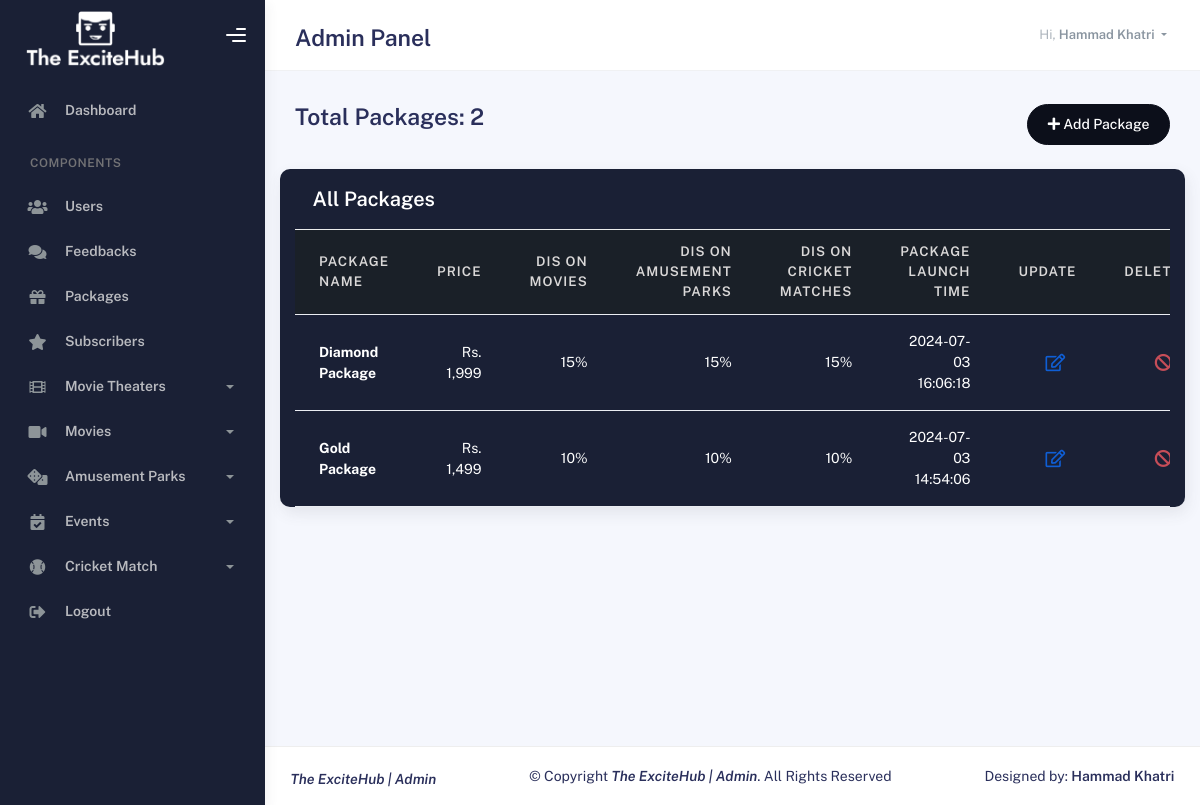
Screenshot of /admin/allpackages.php (signed in) with the database file from the repository.
### tables this page shows
CREATE TABLE `packages` (
  `id` int(11) NOT NULL,
  `pname` varchar(30) NOT NULL,
  `price` varchar(30) NOT NULL,
  `dis_movie` varchar(30) NOT NULL,
  `dis_amusement` varchar(30) NOT NULL,
  `dis_cricket` varchar(30) NOT NULL,
  `plaunch_time` datetime NOT NULL DEFAULT current_timestamp()
);

### admin/allpackages.php (the view, shortened to what this page needs)
<!DOCTYPE html>
<html lang="en">
  <head>
    <link rel="stylesheet" href="assets/css/bootstrap.min.css" />
    <link rel="stylesheet" href="assets/css/plugins.min.css" />
    <link rel="stylesheet" href="assets/css/kaiadmin.min.css" />
    <link rel="stylesheet" href="assets/css/demo.css" />
    <link rel="stylesheet" href="assets/css/style.css">
  </head>
  <body>
<div class="wrapper">
      <?php
	  include '_dbconnection.php';
      include "_nav.php";
      ?>
        <div class="container">
          <div class="page-inner">
            <div
              class="d-flex align-items-left align-items-md-center flex-column flex-md-row pt-2 pb-4"
            >
            <?php
                      $sql="SELECT * FROM `packages`";
                      $result=mysqli_query($conn,$sql);
                      $row=mysqli_num_rows($result);
                      ?>
              <div>
                <h3 class="fw-bold mb-3">Total Packages: <?php echo  $row; ?></h3>
              </div>
              <div class="ms-md-auto py-2 py-md-0">
                <a href="add_package.php" class="btn btn-success btn-round"><i class="fas fa-plus"></i> Add Package</a>
              </div>
            </div>
            <div class="row ">
                <div class="card card-round">
                  <div class="card-header">
                    <div class="card-head-row card-tools-still-right">
                      <div class="card-title">All Packages</div>
                    </div>
                  </div>
                  <div class="card-body p-0">
                    <div class="table-responsive">
                      <table class="table align-items-center mb-0">
                        <thead>
                          <tr>
                            <th scope="col">Package Name</th>
                            <th scope="col" class="text-end">Price</th>
                            <th scope="col" class="text-end">Dis on movies</th>
                            <th scope="col" class="text-end">Dis on Amusement Parks</th>
                            <th scope="col" class="text-end">Dis on Cricket Matches</th>
                            <th scope="col" class="text-end">Package launch time</th>
                            <th scope="col" class="text-end">Update</th>
                            <th scope="col" class="text-end">Delete</th>
                          </tr>
                        </thead>
                        <tbody>
                        <?php
                       $sql = "SELECT * FROM `packages` ORDER BY `id` DESC";
                       $result = mysqli_query($conn, $sql);
                       while($row=mysqli_fetch_assoc($result)){
                       ?>
                          <tr>
                            <th scope="row">
                              <?php  echo $row['pname']; ?>
                            </th>
                            <td class="text-end">Rs. <?php echo $row['price']; ?></td>
                            <td class="text-end"><?php echo $row['dis_movie']; ?>%</td>
                            <td class="text-end"><?php echo $row['dis_amusement']; ?>%</td>
                            <td class="text-end"><?php echo $row['dis_cricket']; ?>%</td>
                            <td class="text-end"><?php echo $row['plaunch_time']; ?></td>
                            <td class="text-end">
                            <a href="update_package.php?id=<?php echo $row['id']; ?>" class="btn btn-icon btn-link op-8 me-1">
                            <i class="far fa-edit"></i>
                            </a>
                            </td>
                            <td class="text-end">
                            <button class="btn btn-icon btn-link btn-danger op-8" data-id="<?php echo $row['id']; ?>" data-bs-toggle="modal" data-bs-target="#exampleModal">
                                <i class="fas fa-ban"></i>
                            </button>
                            </td>
                          </tr>
                            <?php
                       }
                            ?>
                        </tbody>
                      </table>
                    </div>
                  </div>
                </div>
          </div>
        </div>
      </div>
        <?php
        include '_footer.php';
        ?>
    </div>
  </body>
</html>

### admin/assets/css/style.css (style rules this page uses)
.card-round { background: #1a2035!important; }
.card-title { color: #ffff!important; }
.card { background: #1a2035!important; }
.table>tbody>tr>td, .table>tbody>tr>th { background: #1a2035!important; color: #ffff!important; }
.table>thead>tr>th { background: #1a2028!important; color: #dad8d8!important; }
.btn-success { background: #0c0f1a!important; border-color: #0c0f1a!important; color: #ffff!important; }

### rows the page displays
packages: pname "Diamond Package", price "1,999", dis_movie "15", dis_amusement "15", dis_cricket "15", plaunch_time "2024-07-03 16:06:18"
packages: pname "Gold Package", price "1,499", dis_movie "10", dis_amusement "10", dis_cricket "10", plaunch_time "2024-07-03 14:54:06"

### other values shown
$_SESSION['username'] "Hammad Khatri"
$row "2"
